Frame 1 (no input): blank canvas, image omitted
Frame 60 (no input): blank canvas, image omitted
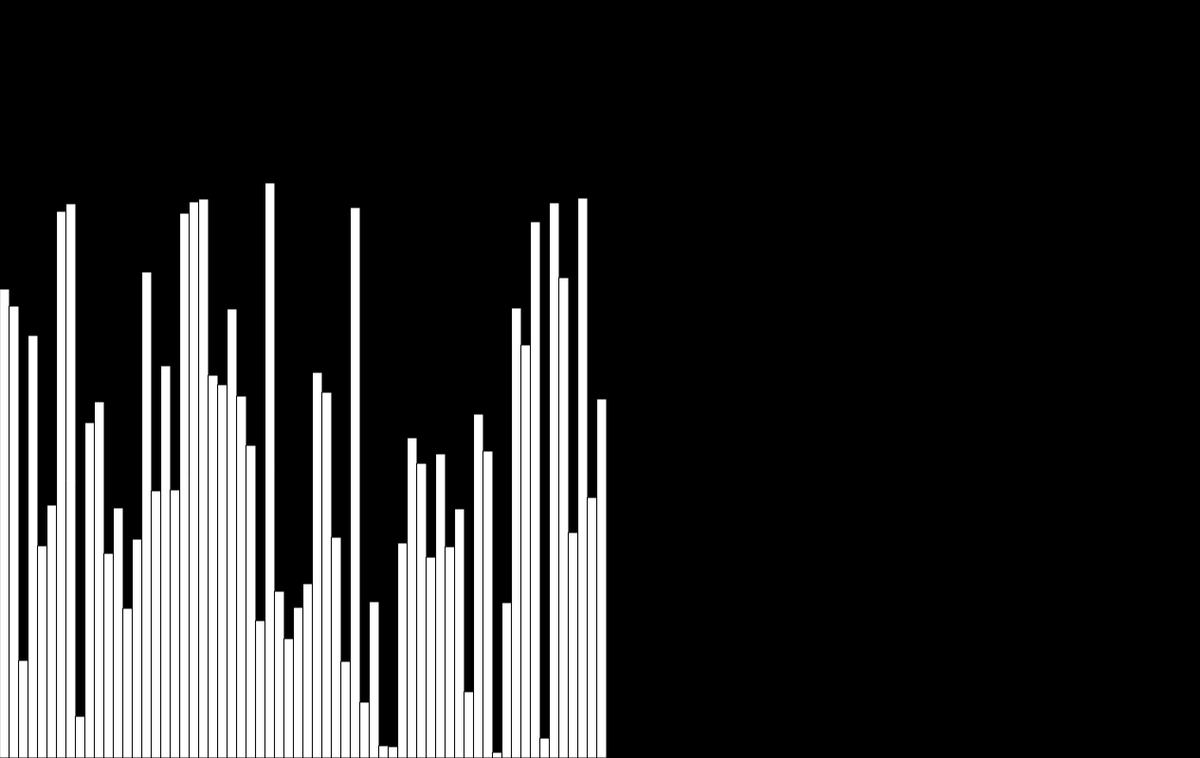
Frame 120 (the mouse pressed at the canvas centre since frame 60)

The p5.js sketch whose frames 1 and 60 were blank and that drew this single picture after the mouse press (run headless with seeded random() and noise() and a simulated clock; from frame 60 on, the mouse is pressed at the canvas centre):

// p5.js sketch
// ── sketch.js
function setup() {
  createCanvas(1266, 800);
  background(0);
}


function draw() {  
  
  if(mouseIsPressed){
    setup();
    let arr = shuff(createArray());
    
    for (let i = 0; i < arr.length; i += 10){
      rect(i, 800-arr[i], 10, arr[i])
    } 
  } 
}


function createArray(){
  let arr = [];
  for (let i = 1; i <= 640; i++){
   arr.push(i)
 }
  return arr
}

function shuff(array) {
  let currentIndex = array.length, temporaryValue, randomIndex;

  // While there remain elements to shuffle...
  while (0 !== currentIndex) {

    // Pick a remaining element...
    randomIndex = Math.floor(Math.random() * currentIndex);
    currentIndex -= 1;

    // And swap it with the current element.
    temporaryValue = array[currentIndex];
    array[currentIndex] = array[randomIndex];
    array[randomIndex] = temporaryValue;
  }

  return array;
}
